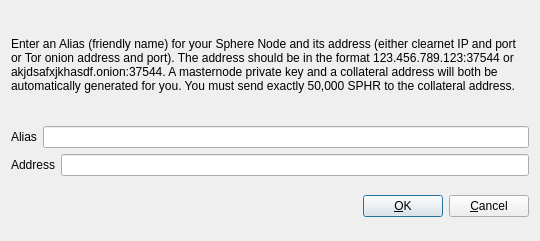
<?xml version="1.0" encoding="UTF-8"?>
<ui version="4.0">
 <class>AddEditAdrenalineNode</class>
 <widget class="QDialog" name="AddEditAdrenalineNode">
  <property name="geometry">
   <rect>
    <x>0</x>
    <y>0</y>
    <width>540</width>
    <height>241</height>
   </rect>
  </property>
  <property name="windowTitle">
   <string>Add/Edit Sphere Node</string>
  </property>
  <property name="modal">
   <bool>true</bool>
  </property>
  <layout class="QVBoxLayout" name="verticalLayout">
   <item>
    <layout class="QVBoxLayout" name="verticalLayout_2">
     <property name="topMargin">
      <number>0</number>
     </property>
     <property name="bottomMargin">
      <number>0</number>
     </property>
     <item>
      <widget class="QLabel" name="label_3">
       <property name="sizePolicy">
        <sizepolicy hsizetype="Preferred" vsizetype="Expanding">
         <horstretch>0</horstretch>
         <verstretch>0</verstretch>
        </sizepolicy>
       </property>
       <property name="text">
        <string>&lt;html&gt;&lt;head/&gt;&lt;body&gt;&lt;p&gt;Enter an Alias (friendly name) for your Sphere Node and its address (either clearnet IP and port or Tor onion address and port).  The address should be in the format 123.456.789.123:37544 or akjdsafxjkhasdf.onion:37544.  A masternode private key and a collateral address will both be automatically generated for you.  You must send exactly 50,000 SPHR to the collateral address.&lt;/p&gt;&lt;/body&gt;&lt;/html&gt;</string>
       </property>
       <property name="wordWrap">
        <bool>true</bool>
       </property>
      </widget>
     </item>
     <item>
      <layout class="QHBoxLayout" name="horizontalLayout">
       <property name="bottomMargin">
        <number>0</number>
       </property>
       <item>
        <widget class="QLabel" name="label">
         <property name="text">
          <string>Alias</string>
         </property>
        </widget>
       </item>
       <item>
        <widget class="QLineEdit" name="aliasLineEdit"/>
       </item>
      </layout>
     </item>
     <item>
      <layout class="QHBoxLayout" name="horizontalLayout_2">
       <property name="bottomMargin">
        <number>0</number>
       </property>
       <item>
        <widget class="QLabel" name="label_2">
         <property name="text">
          <string>Address</string>
         </property>
        </widget>
       </item>
       <item>
        <widget class="QLineEdit" name="addressLineEdit"/>
       </item>
      </layout>
     </item>
     <item>
      <layout class="QHBoxLayout" name="horizontalLayout_3">
       <property name="bottomMargin">
        <number>0</number>
       </property>
      </layout>
     </item>
    </layout>
   </item>
   <item>
    <layout class="QHBoxLayout" name="horizontalLayout_Buttons">
     <item>
      <spacer name="horizontalSpacer_1">
       <property name="orientation">
        <enum>Qt::Horizontal</enum>
       </property>
       <property name="sizeHint" stdset="0">
        <size>
         <width>40</width>
         <height>48</height>
        </size>
       </property>
      </spacer>
     </item>
     <item>
      <widget class="QLabel" name="statusLabel">
       <property name="font">
        <font>
         <weight>75</weight>
         <bold>true</bold>
        </font>
       </property>
       <property name="text">
        <string/>
       </property>
       <property name="textFormat">
        <enum>Qt::PlainText</enum>
       </property>
       <property name="wordWrap">
        <bool>true</bool>
       </property>
      </widget>
     </item>
     <item>
      <spacer name="horizontalSpacer_2">
       <property name="orientation">
        <enum>Qt::Horizontal</enum>
       </property>
       <property name="sizeHint" stdset="0">
        <size>
         <width>40</width>
         <height>48</height>
        </size>
       </property>
      </spacer>
     </item>
     <item>
      <widget class="QPushButton" name="okButton">
       <property name="text">
        <string>&amp;OK</string>
       </property>
      </widget>
     </item>
     <item>
      <widget class="QPushButton" name="cancelButton">
       <property name="text">
        <string>&amp;Cancel</string>
       </property>
       <property name="autoDefault">
        <bool>false</bool>
       </property>
      </widget>
     </item>
    </layout>
   </item>
  </layout>
 </widget>
 <resources/>
 <connections/>
</ui>
